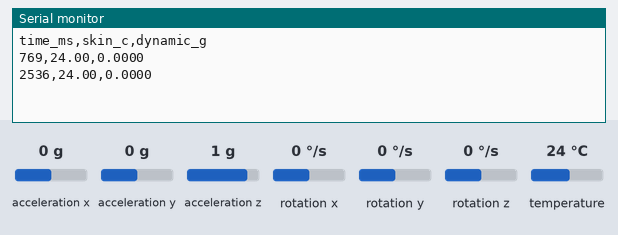
Bench run of a sketch on a simulated Arduino Uno, built with avr-gcc and run on an emulated ATmega328P. On the bench: the last lines printed to the serial monitor. The test bench sets the inputs (shaded band); at power-on: acceleration x 0 g, temperature 24 °C, acceleration y 0 g, acceleration z 1 g, rotation x 0 °/s, rotation y 0 °/s, rotation z 0 °/s.

Above: at 3.3 s.
3.4 s: acceleration x set to -1.4 g
At 4.7 s:
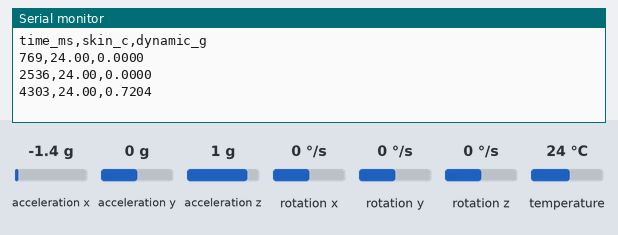
5.9 s: temperature set to 12 °C
At 7.3 s:
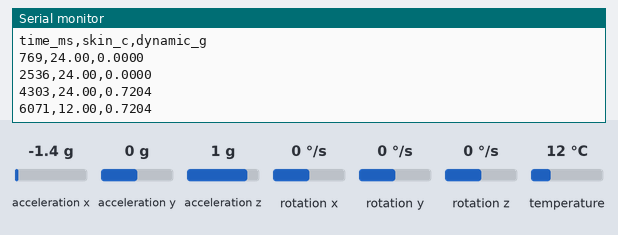
8.4 s: acceleration y set to -1.4 g
At 10.0 s:
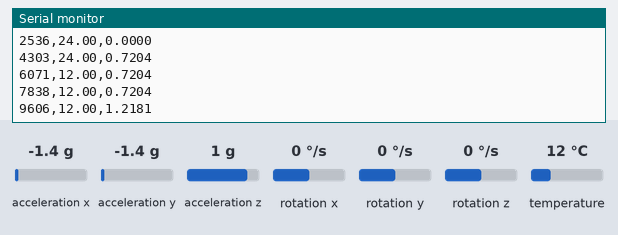
10.9 s: acceleration z set to -1.4 g
At 12.6 s:
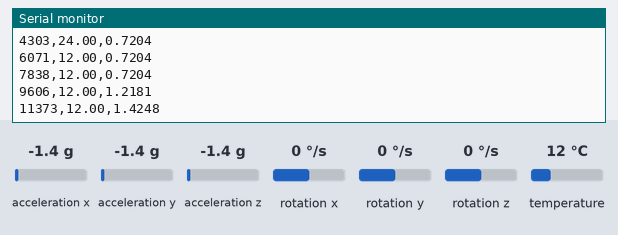
13.4 s: temperature set to 19 °C
At 15.3 s:
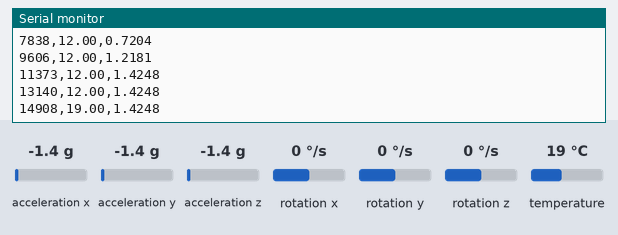
Timing chart, 0 to 16.8 s (numbered marks = the images above; inputs shaded):
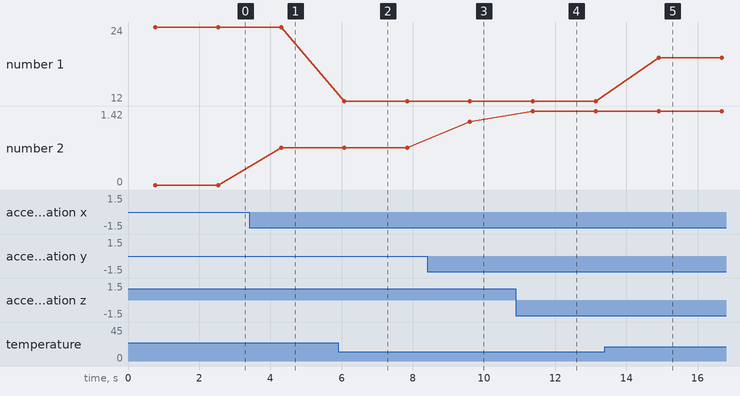

The sketch:

b6-skin-temperature-recovery.ino
```cpp
#include <Wire.h>
#include <MPU6050.h>
#include <OneWire.h>
#include <DallasTemperature.h>

// @pin SDA=A4
// @pin SCL=A5
// @pin ONE_WIRE=D4
// @baud 9600

MPU6050 imu;
OneWire oneWire(4);
DallasTemperature probe(&oneWire);
// 표본 간격입니다. 회복은 몇 분에 걸쳐 일어나므로 1초면 충분합니다.
// @tunable samplingIntervalMs
int samplingIntervalMs = 1000;

void setup() {
  Serial.begin(9600);
  Wire.begin();
  imu.initialize();
  probe.begin();
  Serial.println("time_ms,skin_c,dynamic_g");
}

void loop() {
  probe.requestTemperatures();
  int16_t ax, ay, az;
  imu.getAcceleration(&ax, &ay, &az);
  float gx = ax / 16384.0, gy = ay / 16384.0, gz = az / 16384.0;
  // 정지해 있어도 중력 1 g가 잡힙니다. 그 몫을 빼야 움직임만 남습니다.
  float dynamic = sqrt(gx * gx + gy * gy + gz * gz) - 1.0;

  Serial.print(millis());
  Serial.print(',');
  Serial.print(probe.getTempCByIndex(0), 2);
  Serial.print(',');
  Serial.println(dynamic, 4);
  delay(samplingIntervalMs);
}
```

Measured:
- after the input at 3.4 s, the serial monitor: prints a new line after 0.90 s (image 1)
- after the input at 5.9 s, the serial monitor: prints a new line after 0.17 s (image 2)
- after the input at 8.4 s, the serial monitor: prints a new line after 1.2 s (image 3)
- after the input at 10.9 s, the serial monitor: prints a new line after 0.47 s (image 4)
- after the input at 13.4 s, the serial monitor: prints a new line after 1.5 s (image 5)
- plotted number 1: 24 → 12 after the input at 5.9 s, 12 → 19 after the input at 13.4 s
- plotted number 2: 0 → 0.72 after the input at 3.4 s, 0.72 → 1.22 after the input at 8.4 s, 1.22 → 1.42 after the input at 10.9 s
